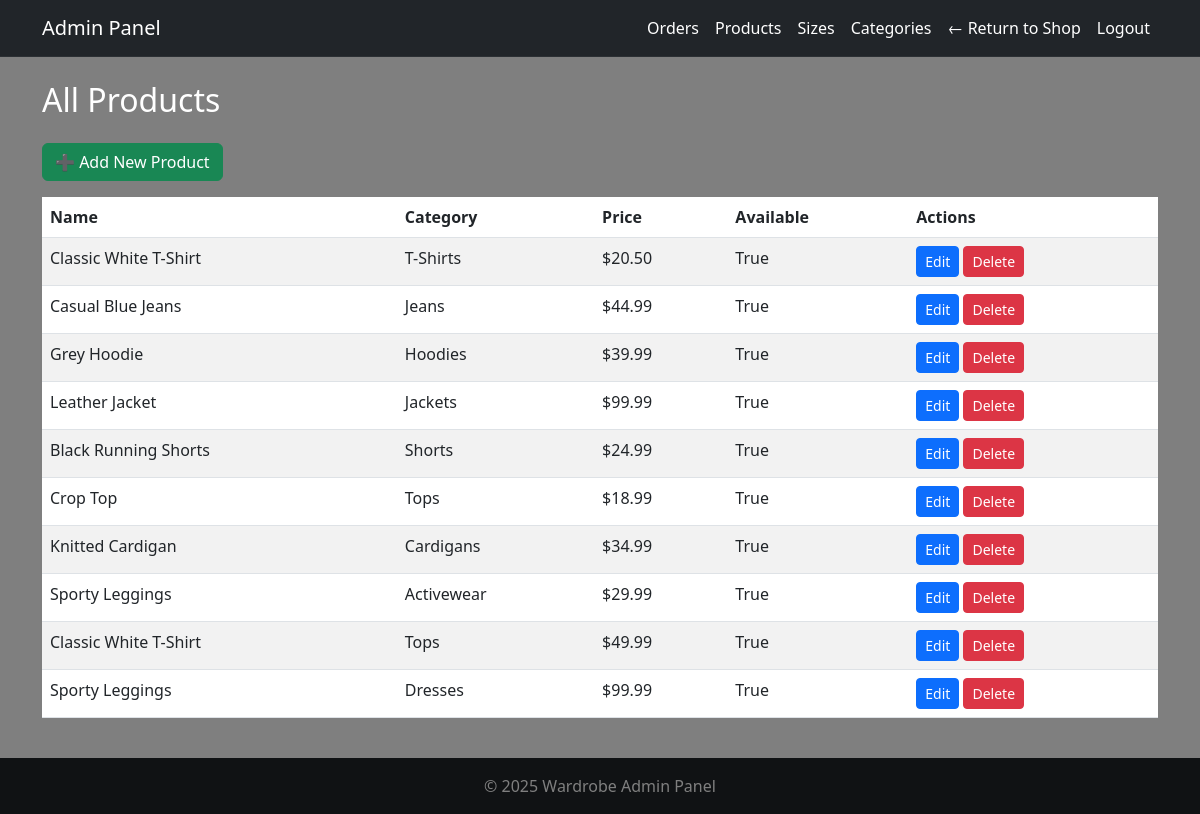
Page /adminpanel/products/ (signed in) on the committed database.
### products/models.py (models this page shows, shortened)
class Product(models.Model):
    GENDER_CHOICES = [
        ('men', 'Men'),
        ('women', 'Women'),
    ]
    name = models.CharField(max_length=100)
    category = models.ForeignKey(Category, on_delete=models.CASCADE)
    description = models.TextField(blank=True)
    price = models.DecimalField(max_digits=6, decimal_places=2)
    image = models.ImageField(upload_to='products/')
    is_available = models.BooleanField(default=True)
    gender = models.CharField(max_length=10, choices=GENDER_CHOICES)
    sizes = models.ManyToManyField(Size, blank=True)
    created_at = models.DateTimeField(auto_now_add=True)

class Category(models.Model):
    name = models.CharField(max_length=100)
    gender = models.CharField(
        max_length=10,
        choices=[('men', 'Men'), ('women', 'Women')],
        default='men'
    )
    slug = models.SlugField(unique=True)
    class Meta:
        verbose_name_plural = 'Categories'

### adminpanel/views.py (the view)
# urls.py: path('products/', views.product_list, name='product_list'),
@login_required
@user_passes_test(admin_required)
def product_list(request):
    products = Product.objects.all()
    return render(request, 'adminpanel/product_list.html', {'products': products})

### adminpanel/views.py (called while the page is built)
def admin_required(user):
    return user.is_staff or user.is_superuser

### cart/cart.py (called while the page is built)
    def _load_cart_data(self):
        cart = self.session.get(settings.CART_SESSION_ID, {})
        return cart if isinstance(cart, dict) else {}

    def __len__(self):
        return sum(item.get('quantity', 0) for item in self.cart.values())

### cart/context_processors.py (called while the page is built)
def cart_context(request):
    cart = Cart(request)
    return {
        'cart': cart,
        'cart_item_count': len(cart),
    }

### wardrobeapp/context_processors.py (called while the page is built)
def stripe_public_key(request):
    return {
        'STRIPE_PUBLIC_KEY': settings.STRIPE_PUBLIC_KEY
    }

### adminpanel/templates/adminpanel/product_list.html
{% extends 'adminpanel/base.html' %}
{% load static %}
{% block content %}
<h2 class="mb-4">All Products</h2>
<a href="{% url 'adminpanel:product_add' %}" class="btn btn-success mb-3">➕ Add New Product</a>
<table class="table table-striped">
  <thead>
    <tr>
      <th>Name</th>
      <th>Category</th>
      <th>Price</th>
      <th>Available</th>
      <th>Actions</th>
    </tr>
  </thead>
  <tbody>
    {% for product in products %}
    <tr>
      <td>{{ product.name }}</td>
      <td>{{ product.category.name }}</td>
      <td>${{ product.price }}</td>
      <td>{{ product.is_available }}</td>
      <td>
        <a href="{% url 'adminpanel:product_edit' product.id %}" class="btn btn-sm btn-primary">Edit</a>
        <a href="{% url 'adminpanel:product_delete' product.id %}" class="btn btn-sm btn-danger" onclick="return confirm('Are you sure you want to delete this product?')">Delete</a>
      </td>
    </tr>
    {% endfor %}
  </tbody>
</table>
{% endblock %}

### wardrobeapp/static/css/style.css (style rules this page uses)
html, body { margin: 0; padding: 0; height: 100%; width: 100%; font-family: 'Segoe UI', 'Roboto', 'Helvetica Neue', Arial, sans-serif; color: #fff; background: url('https://images.unsplash.com/photo-1489987707025-afc232f7ea0f?q=80&w=1170&auto=format&fit=crop&ixlib=rb-4.1.0') no-repeat center center fixed; background-size: cover; overflow-x: hidden; }
body::before { content: ''; position: fixed; inset: 0; background: rgba(0, 0, 0, 0.5); z-index: 0; }

### rows in the picture
Product: name "Classic White T-Shirt", category.name "T-Shirts", price "20.50", is_available "True"
Product: name "Casual Blue Jeans", category.name "Jeans", price "44.99", is_available "True"
Product: name "Grey Hoodie", category.name "Hoodies", price "39.99", is_available "True"
Product: name "Leather Jacket", category.name "Jackets", price "99.99", is_available "True"
Product: name "Black Running Shorts", category.name "Shorts", price "24.99", is_available "True"
Product: name "Crop Top", category.name "Tops", price "18.99", is_available "True"
Product: name "Knitted Cardigan", category.name "Cardigans", price "34.99", is_available "True"
Product: name "Sporty Leggings", category.name "Activewear", price "29.99", is_available "True"
Product: name "Classic White T-Shirt", category.name "Tops", price "49.99", is_available "True"
Product: name "Sporty Leggings", category.name "Dresses", price "99.99", is_available "True"
